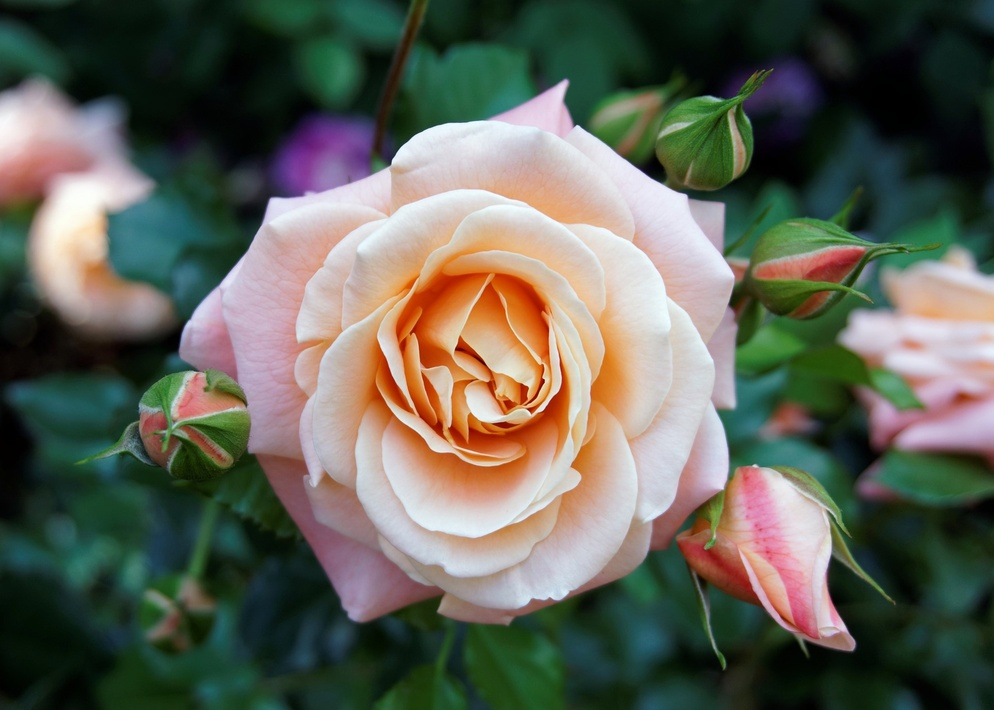
%> input picture Day2/rose.jpg, 994 x 710 px, shrunk from 1747 x 1248 before the run
$ octave Edge_Detection.m   (GNU Octave 9; MATLAB toolbox functions it lacks are replaced by stand-ins)
%> lines starting %> are read from the running program, lines starting %| are printed output that depends on the picture; in (x1, y1, x2, y2) boxes, pixels count from 0 and x2, y2 are one past the last pixel; in counts of white or black regions, pixels touching at a corner belong together; the program's own positions count from 1
%edge detection works only on gray scale image
clc;
clear;close all;

a=imread('rose.jpg');
%> a is the input picture: size 710x994x3 uint8; mean R, G, B 96.4, 98.4, 86.5
a=rgb2gray(a);
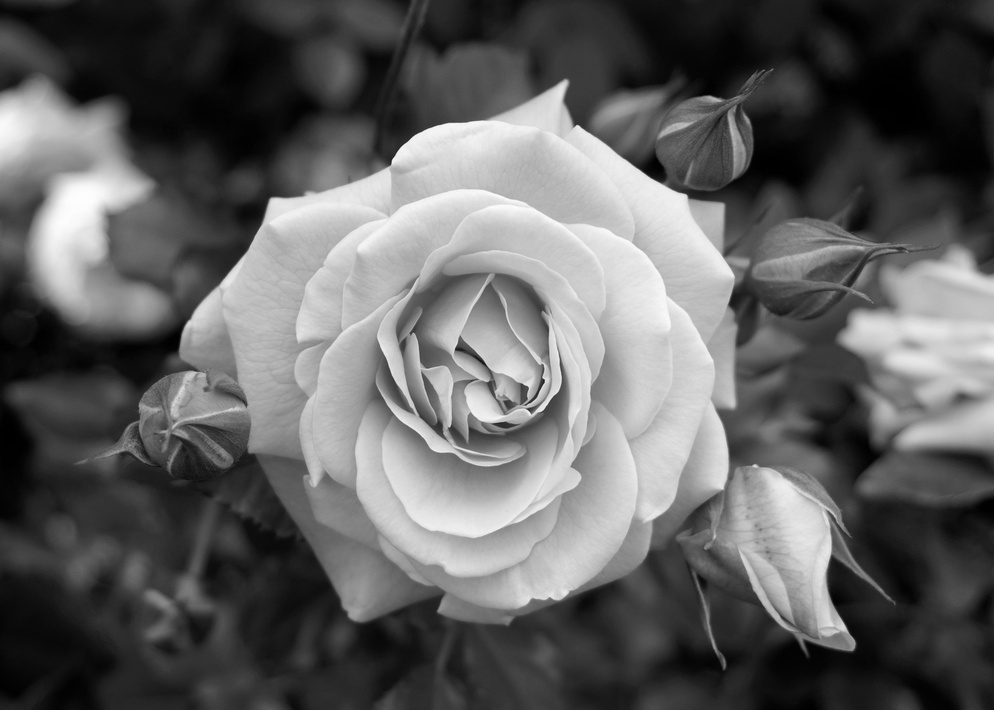
%> a: size 710x994 uint8; min 0, max 254, mean 96.5

%different methods for edge detection
b=edge(a,'canny');
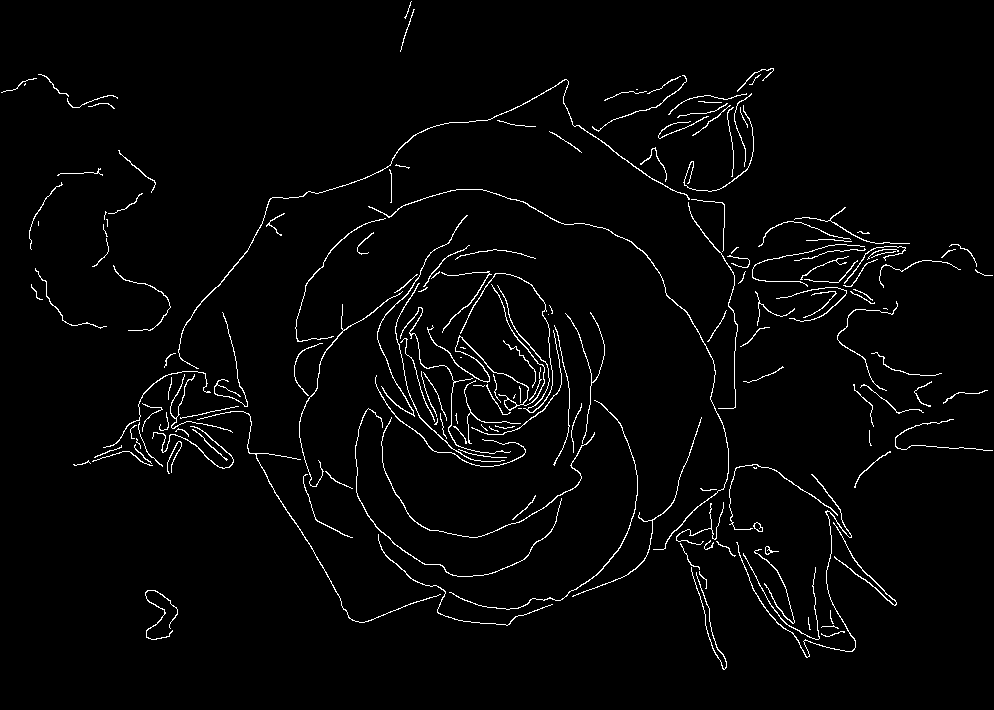
%> b: size 710x994 logical; 2.6% white in thin lines or dots
c=edge(a,'sobel');
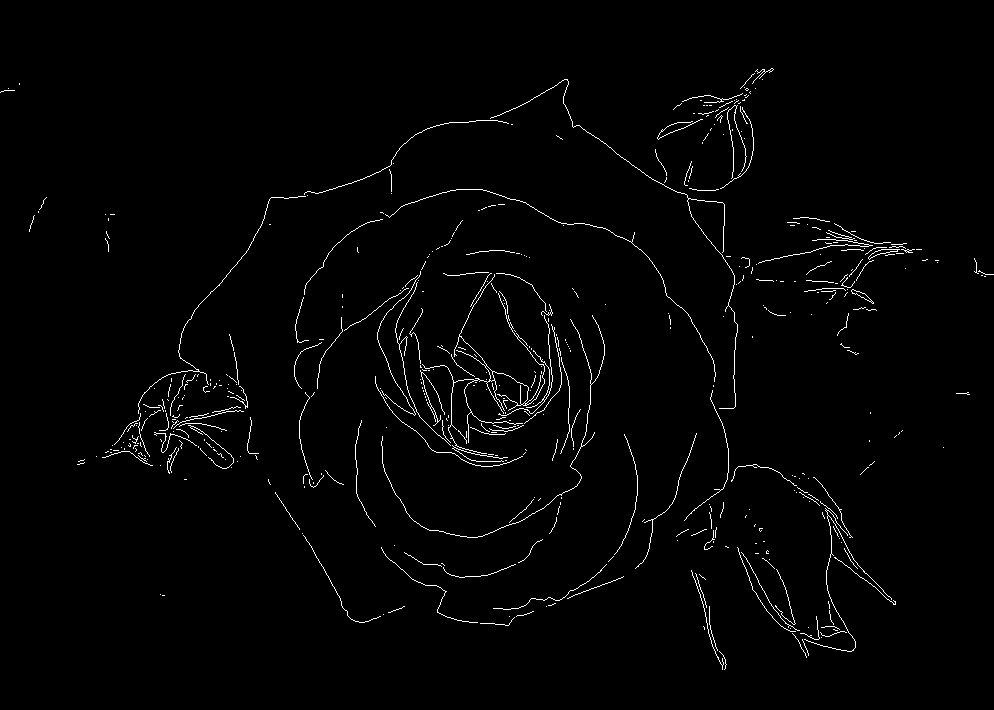
%> c: size 710x994 logical; 1.6% white in thin lines or dots, all inside (x1, y1, x2, y2) = (0, 68, 994, 670)
d=edge(a,'prewitt');
figure;
subplot(2,2,1);imshow(a);
subplot(2,2,2);imshow(b);title('canny');
subplot(2,2,3);imshow(b);title('sobel');
subplot(2,2,4);imshow(b);title('prewitt');
